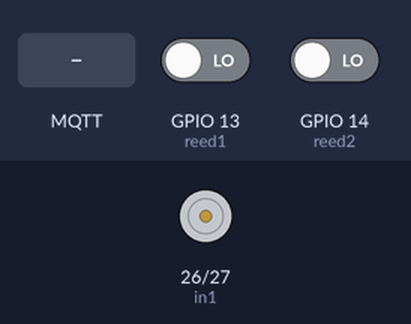
Recording of a sketch running on a simulated ESP32. Parts: motor-driver pin pairs drawn as motors (green arrow = first pin HIGH = forward, orange = second pin HIGH = backward, longer = more drive). The inputs (shaded band) are chosen by the test bench; at power-on: GPIO 13 (reed1) LOW, GPIO 14 (reed2) LOW. No MQTT or app messages arrive unless stated; what the sketch prints to the serial monitor is not drawn.

Above: at 2.3 s.
2.4 s: MQTT message "1" arrives on the first subscribed topic
At 3.3 s:
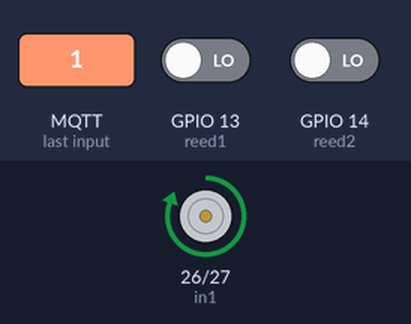
3.9 s: GPIO 13 (reed1) driven HIGH
At 4.5 s:
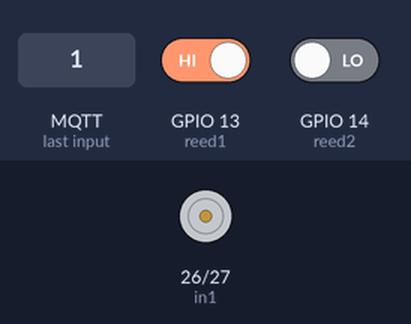
5.4 s: MQTT message "1" arrives on the second subscribed topic
At 6.6 s:
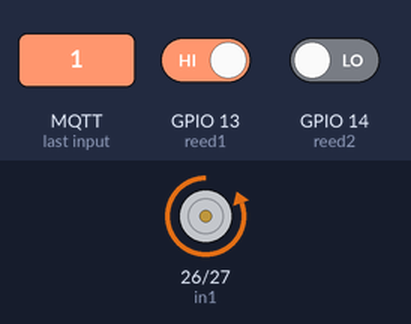
6.9 s: GPIO 14 (reed2) driven HIGH
At 8.0 s:
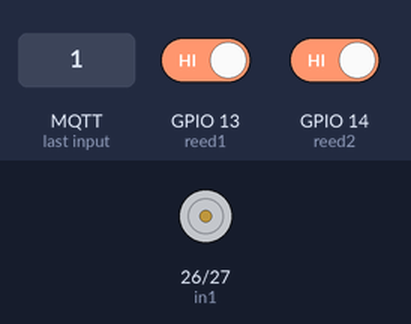
Timing chart, 0 to 9.4 s (numbered marks = the images above; inputs shaded):
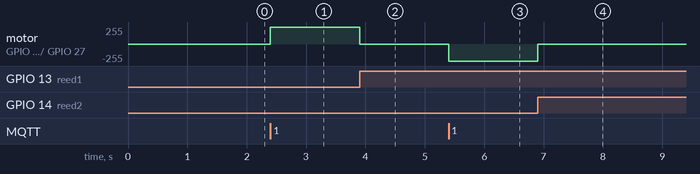

The sketch:

Curtains.ino
```cpp
//Mqtt Data
#include "EspMQTTClient.h"

EspMQTTClient client(
  "Slow Internet Here",                                               //SSID
  "Superman!",                                                        //Password
  "192.168.1.10",                                                     //Broker IP
  "homeassistant",                                                    //Broker Username
  "ahhah9Mio6Oingaeweithihohsh0ieGhai4cua0yi9Xah0ya4poY3aeC4ozei6el", //Broker Password
  "Curtains Module",                                                  //Client Name
  1883                                                                //MQTT port
);

// Motor pin definitions
#define in1 26
#define in2 27

// Reed switches for stopping
#define reed1 13 //Reed at motor
#define reed2 14 //Reed at pully

bool stopFlag = false;

void moveCurtain(bool dir)
{
  if (dir)
  { //Moves towards motor
    digitalWrite(in1, HIGH);
    digitalWrite(in2, LOW);
    while (digitalRead(reed1) == false) //reed1 is near the motor
    {
      if (stopFlag)
      {
        stopFlag = false;
        break;
      }
    }
    client.loop();
  }
  else
  { // Moves towards pully
    digitalWrite(in1, LOW);
    digitalWrite(in2, HIGH);
    while (digitalRead(reed2) == false) //reed2 is near the pully
    {
      if (stopFlag)
      {
        stopFlag = false;
        break;
      }
    }
    client.loop();
  }
  digitalWrite(in1, LOW);
  digitalWrite(in2, LOW);
}

void onConnectionEstablished()
{
  client.subscribe("Curtains/open", [](const String & payload)
  {
    moveCurtain(true);
  });
  client.subscribe("Curtains/close", [](const String & payload)
  {
    moveCurtain(false);
  });
  client.subscribe("Curtains/stop", [](const String & payload)
  {
    stopFlag = true;
  });
}

void setup()
{
  Serial.begin(115200);

  pinMode(in1, OUTPUT);
  pinMode(in2, OUTPUT);

  pinMode(reed1, INPUT);
  pinMode(reed2, INPUT);

  client.enableDebuggingMessages(); // Enable debugging messages sent to serial output
  client.enableHTTPWebUpdater();
  client.enableLastWillMessage("TestClient/lastwill", "I am going offline");

  Serial.println("ESP is running!");
}

void loop()
{
  client.loop();
}
```

Measured:
- after the input at 2.4 s, motor on GPIO 26 (in1) / GPIO 27 (in2): stopped → forward 255/255 at once
- after the input at 3.9 s, motor on GPIO 26 (in1) / GPIO 27 (in2): forward 255/255 → stopped at once
- after the input at 5.4 s, motor on GPIO 26 (in1) / GPIO 27 (in2): stopped → backward 255/255 at once
- after the input at 6.9 s, motor on GPIO 26 (in1) / GPIO 27 (in2): backward 255/255 → stopped at once
